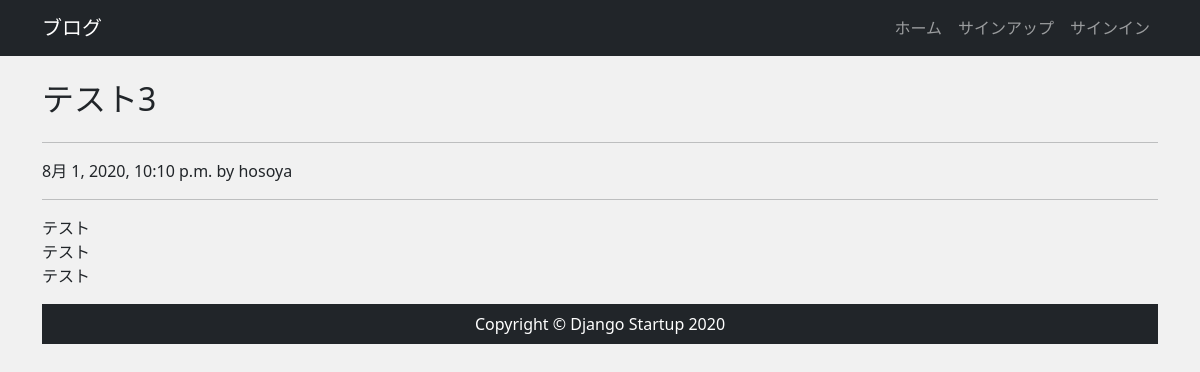
Screenshot of /post/3/ with the database file from the repository.
### blog/models.py (models this page shows, shortened)
class Post(models.Model):
    author = models.ForeignKey(settings.AUTH_USER_MODEL, on_delete=models.CASCADE)
    title = models.CharField("タイトル", max_length=200)
    content = models.TextField("本文")
    created = models.DateTimeField("作成日", default=timezone.now)

### blog/views.py (the view)
# urls.py: path('post/<int:pk>/', views.PostDetailView.as_view(), name='post_detail'),
class PostDetailView(View):
    def get(self, request, *args, **kwargs):
        post_data = Post.objects.get(id=self.kwargs['pk'])
        return render(request, 'blog/post_detail.html', {
            'post_data': post_data
        })

### blog/templates/blog/post_detail.html (shortened to what this page needs)
{% extends "blog/base.html" %}
{% block content %}
<h2 class="my-4">{{ post_data.title }}</h2>
<hr>
<p>{{ post_data.created }} by {{ post_data.author }}</p>
<hr>
<p>{{ post_data.content|linebreaksbr }}</p>
{% endblock %}

### blog/static/css/style.css (style rules this page uses)
* { margin: 0; padding: 0; box-sizing: border-box; }
body { background-color: #f1f1f1; display: flex; flex-flow: column; min-height: 100vh; }

### rows the page displays
Post: title "テスト3", created "8月 1, 2020, 10:10 p.m.", author "hosoya", content "テスト テスト テスト"
